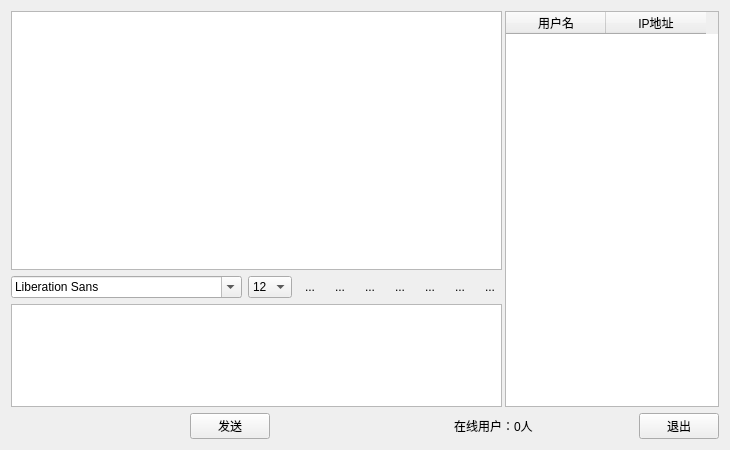
<?xml version="1.0" encoding="UTF-8"?>
<ui version="4.0">
 <class>Widget</class>
 <widget class="QWidget" name="Widget">
  <property name="geometry">
   <rect>
    <x>0</x>
    <y>0</y>
    <width>730</width>
    <height>450</height>
   </rect>
  </property>
  <layout class="QVBoxLayout" name="verticalLayout_2">
   <item>
    <layout class="QHBoxLayout" name="horizontalLayout_2">
     <property name="spacing">
      <number>3</number>
     </property>
     <item>
      <layout class="QVBoxLayout" name="verticalLayout" stretch="5,1,2">
       <item>
        <widget class="QTextBrowser" name="msgBrowser"/>
       </item>
       <item>
        <layout class="QHBoxLayout" name="horizontalLayout">
         <item>
          <widget class="QFontComboBox" name="fontCbx"/>
         </item>
         <item>
          <widget class="QComboBox" name="sizeCbx">
           <property name="currentIndex">
            <number>4</number>
           </property>
           <item>
            <property name="text">
             <string>8</string>
            </property>
           </item>
           <item>
            <property name="text">
             <string>9</string>
            </property>
           </item>
           <item>
            <property name="text">
             <string>10</string>
            </property>
           </item>
           <item>
            <property name="text">
             <string>11</string>
            </property>
           </item>
           <item>
            <property name="text">
             <string>12</string>
            </property>
           </item>
           <item>
            <property name="text">
             <string>13</string>
            </property>
           </item>
           <item>
            <property name="text">
             <string>14</string>
            </property>
           </item>
           <item>
            <property name="text">
             <string>15</string>
            </property>
           </item>
           <item>
            <property name="text">
             <string>16</string>
            </property>
           </item>
           <item>
            <property name="text">
             <string>17</string>
            </property>
           </item>
           <item>
            <property name="text">
             <string>18</string>
            </property>
           </item>
           <item>
            <property name="text">
             <string>19</string>
            </property>
           </item>
           <item>
            <property name="text">
             <string>20</string>
            </property>
           </item>
           <item>
            <property name="text">
             <string>21</string>
            </property>
           </item>
           <item>
            <property name="text">
             <string>22</string>
            </property>
           </item>
          </widget>
         </item>
         <item>
          <widget class="QToolButton" name="boldTBtn">
           <property name="toolTip">
            <string>加粗</string>
           </property>
           <property name="text">
            <string>...</string>
           </property>
           <property name="icon">
            <iconset resource="images.qrc">
             <normaloff>:/images/bold.png</normaloff>:/images/bold.png</iconset>
           </property>
           <property name="iconSize">
            <size>
             <width>26</width>
             <height>26</height>
            </size>
           </property>
           <property name="checkable">
            <bool>true</bool>
           </property>
           <property name="autoRaise">
            <bool>true</bool>
           </property>
          </widget>
         </item>
         <item>
          <widget class="QToolButton" name="italicTBtn">
           <property name="toolTip">
            <string>倾斜</string>
           </property>
           <property name="text">
            <string>...</string>
           </property>
           <property name="icon">
            <iconset resource="images.qrc">
             <normaloff>:/images/italic.png</normaloff>:/images/italic.png</iconset>
           </property>
           <property name="iconSize">
            <size>
             <width>26</width>
             <height>26</height>
            </size>
           </property>
           <property name="checkable">
            <bool>true</bool>
           </property>
           <property name="autoRaise">
            <bool>true</bool>
           </property>
          </widget>
         </item>
         <item>
          <widget class="QToolButton" name="underlineTBtn">
           <property name="toolTip">
            <string>下划线</string>
           </property>
           <property name="text">
            <string>...</string>
           </property>
           <property name="icon">
            <iconset resource="images.qrc">
             <normaloff>:/images/under.png</normaloff>:/images/under.png</iconset>
           </property>
           <property name="iconSize">
            <size>
             <width>26</width>
             <height>26</height>
            </size>
           </property>
           <property name="checkable">
            <bool>true</bool>
           </property>
           <property name="autoRaise">
            <bool>true</bool>
           </property>
          </widget>
         </item>
         <item>
          <widget class="QToolButton" name="colorTBtn">
           <property name="toolTip">
            <string>更改字体颜色</string>
           </property>
           <property name="text">
            <string>...</string>
           </property>
           <property name="icon">
            <iconset resource="images.qrc">
             <normaloff>:/images/color.png</normaloff>:/images/color.png</iconset>
           </property>
           <property name="iconSize">
            <size>
             <width>26</width>
             <height>26</height>
            </size>
           </property>
           <property name="checkable">
            <bool>false</bool>
           </property>
           <property name="autoRaise">
            <bool>true</bool>
           </property>
          </widget>
         </item>
         <item>
          <widget class="QToolButton" name="sendTBtn">
           <property name="toolTip">
            <string>传输文件</string>
           </property>
           <property name="text">
            <string>...</string>
           </property>
           <property name="icon">
            <iconset resource="images.qrc">
             <normaloff>:/images/send.png</normaloff>:/images/send.png</iconset>
           </property>
           <property name="iconSize">
            <size>
             <width>26</width>
             <height>26</height>
            </size>
           </property>
           <property name="checkable">
            <bool>false</bool>
           </property>
           <property name="autoRaise">
            <bool>true</bool>
           </property>
          </widget>
         </item>
         <item>
          <widget class="QToolButton" name="saveTBtn">
           <property name="toolTip">
            <string>保存聊天记录</string>
           </property>
           <property name="text">
            <string>...</string>
           </property>
           <property name="icon">
            <iconset resource="images.qrc">
             <normaloff>:/images/save.png</normaloff>:/images/save.png</iconset>
           </property>
           <property name="iconSize">
            <size>
             <width>26</width>
             <height>26</height>
            </size>
           </property>
           <property name="checkable">
            <bool>false</bool>
           </property>
           <property name="autoRaise">
            <bool>true</bool>
           </property>
          </widget>
         </item>
         <item>
          <widget class="QToolButton" name="clearTBtn">
           <property name="toolTip">
            <string>清空聊天记录</string>
           </property>
           <property name="text">
            <string>...</string>
           </property>
           <property name="icon">
            <iconset resource="images.qrc">
             <normaloff>:/images/clear.png</normaloff>:/images/clear.png</iconset>
           </property>
           <property name="iconSize">
            <size>
             <width>26</width>
             <height>26</height>
            </size>
           </property>
           <property name="checkable">
            <bool>false</bool>
           </property>
           <property name="autoRaise">
            <bool>true</bool>
           </property>
          </widget>
         </item>
        </layout>
       </item>
       <item>
        <widget class="QTextEdit" name="msgTxtEdit"/>
       </item>
      </layout>
     </item>
     <item>
      <widget class="QTableWidget" name="usrTblWidget">
       <property name="selectionMode">
        <enum>QAbstractItemView::SingleSelection</enum>
       </property>
       <property name="selectionBehavior">
        <enum>QAbstractItemView::SelectRows</enum>
       </property>
       <property name="showGrid">
        <bool>false</bool>
       </property>
       <column>
        <property name="text">
         <string>用户名</string>
        </property>
       </column>
       <column>
        <property name="text">
         <string>IP地址</string>
        </property>
       </column>
      </widget>
     </item>
    </layout>
   </item>
   <item>
    <layout class="QHBoxLayout" name="horizontalLayout_3" stretch="5,2,5,3,2,2">
     <item>
      <spacer name="horizontalSpacer">
       <property name="orientation">
        <enum>Qt::Horizontal</enum>
       </property>
       <property name="sizeHint" stdset="0">
        <size>
         <width>78</width>
         <height>20</height>
        </size>
       </property>
      </spacer>
     </item>
     <item>
      <widget class="QPushButton" name="sendBtn">
       <property name="text">
        <string>发送</string>
       </property>
      </widget>
     </item>
     <item>
      <spacer name="horizontalSpacer_2">
       <property name="orientation">
        <enum>Qt::Horizontal</enum>
       </property>
       <property name="sizeHint" stdset="0">
        <size>
         <width>188</width>
         <height>20</height>
        </size>
       </property>
      </spacer>
     </item>
     <item>
      <widget class="QLabel" name="usrNumLbl">
       <property name="text">
        <string>在线用户：0人</string>
       </property>
      </widget>
     </item>
     <item>
      <spacer name="horizontalSpacer_3">
       <property name="orientation">
        <enum>Qt::Horizontal</enum>
       </property>
       <property name="sizeHint" stdset="0">
        <size>
         <width>98</width>
         <height>20</height>
        </size>
       </property>
      </spacer>
     </item>
     <item>
      <widget class="QPushButton" name="exitBtn">
       <property name="text">
        <string>退出</string>
       </property>
      </widget>
     </item>
    </layout>
   </item>
  </layout>
 </widget>
 <layoutdefault spacing="6" margin="11"/>
 <resources>
  <include location="images.qrc"/>
 </resources>
 <connections/>
</ui>
